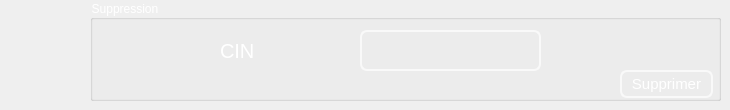
     <widget class="QWidget" name="tab_11">
      <attribute name="title">
       <string>Supprimer animateur</string>
      </attribute>
      <widget class="QGroupBox" name="suppression_7">
       <property name="geometry">
        <rect>
         <x>90</x>
         <y>0</y>
         <width>631</width>
         <height>101</height>
        </rect>
       </property>
       <property name="styleSheet">
        <string notr="true">
font: 75 15pt &quot;MS Shell Dlg 2&quot;;
color:white</string>
       </property>
       <property name="title">
        <string>Suppression</string>
       </property>
       <widget class="QLabel" name="label_85">
        <property name="geometry">
         <rect>
          <x>130</x>
          <y>30</y>
          <width>121</width>
          <height>41</height>
         </rect>
        </property>
        <property name="palette">
         <palette>
          <active>
           <colorrole role="WindowText">
            <brush brushstyle="SolidPattern">
             <color alpha="255">
              <red>255</red>
              <green>255</green>
              <blue>255</blue>
             </color>
            </brush>
           </colorrole>
           <colorrole role="Button">
            <brush brushstyle="SolidPattern">
             <color alpha="0">
              <red>0</red>
              <green>0</green>
              <blue>0</blue>
             </color>
            </brush>
           </colorrole>
           <colorrole role="Text">
            <brush brushstyle="SolidPattern">
             <color alpha="255">
              <red>255</red>
              <green>255</green>
              <blue>255</blue>
             </color>
            </brush>
           </colorrole>
           <colorrole role="ButtonText">
            <brush brushstyle="SolidPattern">
             <color alpha="255">
              <red>255</red>
              <green>255</green>
              <blue>255</blue>
             </color>
            </brush>
           </colorrole>
           <colorrole role="Base">
            <brush brushstyle="SolidPattern">
             <color alpha="0">
              <red>0</red>
              <green>0</green>
              <blue>0</blue>
             </color>
            </brush>
           </colorrole>
           <colorrole role="Window">
            <brush brushstyle="SolidPattern">
             <color alpha="0">
              <red>0</red>
              <green>0</green>
              <blue>0</blue>
             </color>
            </brush>
           </colorrole>
           <colorrole role="PlaceholderText">
            <brush brushstyle="SolidPattern">
             <color alpha="128">
              <red>255</red>
              <green>255</green>
              <blue>255</blue>
             </color>
            </brush>
           </colorrole>
          </active>
          <inactive>
           <colorrole role="WindowText">
            <brush brushstyle="SolidPattern">
             <color alpha="255">
              <red>255</red>
              <green>255</green>
              <blue>255</blue>
             </color>
            </brush>
           </colorrole>
           <colorrole role="Button">
            <brush brushstyle="SolidPattern">
             <color alpha="0">
              <red>0</red>
              <green>0</green>
              <blue>0</blue>
             </color>
            </brush>
           </colorrole>
           <colorrole role="Text">
            <brush brushstyle="SolidPattern">
             <color alpha="255">
              <red>255</red>
              <green>255</green>
              <blue>255</blue>
             </color>
            </brush>
           </colorrole>
           <colorrole role="ButtonText">
            <brush brushstyle="SolidPattern">
             <color alpha="255">
              <red>255</red>
              <green>255</green>
              <blue>255</blue>
             </color>
            </brush>
           </colorrole>
           <colorrole role="Base">
            <brush brushstyle="SolidPattern">
             <color alpha="0">
              <red>0</red>
              <green>0</green>
              <blue>0</blue>
             </color>
            </brush>
           </colorrole>
           <colorrole role="Window">
            <brush brushstyle="SolidPattern">
             <color alpha="0">
              <red>0</red>
              <green>0</green>
              <blue>0</blue>
             </color>
            </brush>
           </colorrole>
           <colorrole role="PlaceholderText">
            <brush brushstyle="SolidPattern">
             <color alpha="128">
              <red>255</red>
              <green>255</green>
              <blue>255</blue>
             </color>
            </brush>
           </colorrole>
          </inactive>
          <disabled>
           <colorrole role="WindowText">
            <brush brushstyle="SolidPattern">
             <color alpha="255">
              <red>255</red>
              <green>255</green>
              <blue>255</blue>
             </color>
            </brush>
           </colorrole>
           <colorrole role="Button">
            <brush brushstyle="SolidPattern">
             <color alpha="0">
              <red>0</red>
              <green>0</green>
              <blue>0</blue>
             </color>
            </brush>
           </colorrole>
           <colorrole role="Text">
            <brush brushstyle="SolidPattern">
             <color alpha="255">
              <red>255</red>
              <green>255</green>
              <blue>255</blue>
             </color>
            </brush>
           </colorrole>
           <colorrole role="ButtonText">
            <brush brushstyle="SolidPattern">
             <color alpha="255">
              <red>255</red>
              <green>255</green>
              <blue>255</blue>
             </color>
            </brush>
           </colorrole>
           <colorrole role="Base">
            <brush brushstyle="SolidPattern">
             <color alpha="0">
              <red>0</red>
              <green>0</green>
              <blue>0</blue>
             </color>
            </brush>
           </colorrole>
           <colorrole role="Window">
            <brush brushstyle="SolidPattern">
             <color alpha="0">
              <red>0</red>
              <green>0</green>
              <blue>0</blue>
             </color>
            </brush>
           </colorrole>
           <colorrole role="PlaceholderText">
            <brush brushstyle="SolidPattern">
             <color alpha="128">
              <red>0</red>
              <green>0</green>
              <blue>0</blue>
             </color>
            </brush>
           </colorrole>
          </disabled>
         </palette>
        </property>
        <property name="font">
         <font>
          <family>MS Shell Dlg 2</family>
          <pointsize>15</pointsize>
          <weight>9</weight>
          <italic>false</italic>
          <bold>false</bold>
         </font>
        </property>
        <property name="text">
         <string>CIN</string>
        </property>
       </widget>
       <widget class="QLineEdit" name="supprimer_keyperso">
        <property name="geometry">
         <rect>
          <x>270</x>
          <y>30</y>
          <width>181</width>
          <height>41</height>
         </rect>
        </property>
        <property name="styleSheet">
         <string notr="true">QLineEdit{
color: white;
background-color:Transparent;;
border-width: 2px;
border-color: #F9F9F9;
border-style: solid;
border-radius: 7;
padding: 3px;
font-size: 15px;

}
QLineEdit:focus
{border:2px solid #FBAD25;
}</string>
        </property>
       </widget>
       <widget class="QPushButton" name="supprimer_keyperso_btn_2">
        <property name="geometry">
         <rect>
          <x>530</x>
          <y>70</y>
          <width>93</width>
          <height>28</height>
         </rect>
        </property>
        <property name="styleSheet">
         <string notr="true">QPushButton{

color: white;
background-color:Transparent;;
border-width: 2px;
border-color: #F9F9F9;
border-style: solid;
border-radius: 7;
padding: 3px;
font-size: 15px;


}
QPushButton:focus
{border:2px solid #FBAD25;
}</string>
        </property>
        <property name="text">
         <string>Supprimer</string>
        </property>
       </widget>
      </widget>
     </widget>
